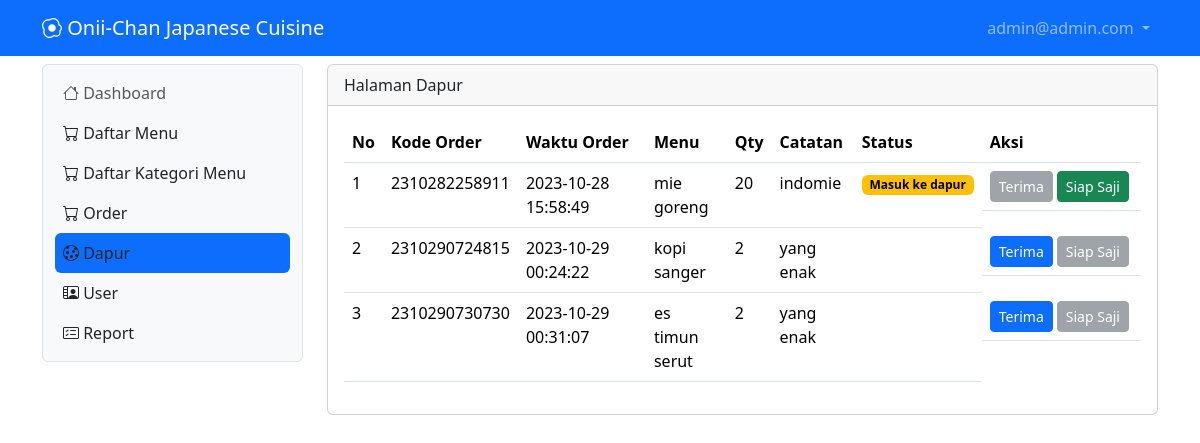
Page /dapur (signed in) on the committed database.
### tables this page shows
CREATE TABLE `tb_user` (
  `id` int(11) NOT NULL,
  `nama` varchar(100) NOT NULL,
  `username` varchar(50) NOT NULL,
  `password` varchar(50) NOT NULL,
  `level` int(11) NOT NULL,
  `nohp` varchar(15) NOT NULL,
  `alamat` varchar(300) NOT NULL
);

CREATE TABLE `tb_list_order` (
  `id_list_order` int(11) NOT NULL,
  `menu` int(100) NOT NULL,
  `pesanan` bigint(100) NOT NULL,
  `jumlah` int(100) NOT NULL,
  `catatan` varchar(500) NOT NULL,
  `status` int(11) NOT NULL
);

CREATE TABLE `tb_order` (
  `id_order` bigint(11) NOT NULL,
  `pelanggan` varchar(100) NOT NULL,
  `meja` int(11) NOT NULL,
  `pelayan` int(11) NOT NULL,
  `waktu_order` timestamp NOT NULL DEFAULT current_timestamp() ON UPDATE current_timestamp()
);

CREATE TABLE `tb_daftar_menu` (
  `id` int(11) NOT NULL,
  `foto` varchar(200) NOT NULL,
  `nama_menu` varchar(200) NOT NULL,
  `keterangan` varchar(200) NOT NULL,
  `kategori` int(50) NOT NULL,
  `harga` int(11) NOT NULL,
  `stok` varchar(100) NOT NULL
);

### dapur.php (the view, shortened to what this page needs)
<?php
include "proses/connect.php";
$query = mysqli_query($conn, "SELECT * FROM tb_list_order
    LEFT JOIN tb_order ON tb_order.id_order = tb_list_order.pesanan
    LEFT JOIN tb_daftar_menu ON tb_daftar_menu.id = tb_list_order.menu
    LEFT JOIN tb_bayar ON tb_bayar.id_bayar = tb_order.id_order ORDER BY waktu_order ASC
    ");
while ($record = mysqli_fetch_array($query)) {
    $result[] = $record;
}
?>
<div class="col-lg-9 mt-2">
    <div class="card">
        <div class="card-header">
            Halaman Dapur
        </div>
        <div class="card-body">
            <?php
            if (empty($result)) {
                echo "Data pesanan makanan atau minuman tidak ada";
            } else {
            ?>
                <div class="table-responsive">
                    <table class="table table-hover">
                        <thead>
                            <tr class="text-nowrap">
                                <th scope="col">No</th>
                                <th scope="col">Kode Order</th>
                                <th scope="col">Waktu Order</th>
                                <th scope="col">Menu</th>
                                <th scope="col">Qty</th>
                                <th scope="col">Catatan</th>
                                <th scope="col">Status</th>
                                <th scope="col">Aksi</th>
                            </tr>
                        </thead>
                        <tbody>
                            <?php
                            $no = 1;
                            foreach ($result as $row) {
                            ?>
                                <tr>
                                    <td><?php echo $no++;?></td>
                                    <td><?php echo $row['pesanan'] ?></td>
                                    <td><?php echo $row['waktu_order'] ?></td>
                                    <td><?php echo $row['nama_menu'] ?></td>
                                    <td><?php echo $row['jumlah'] ?></td>
                                    <td><?php echo $row['catatan'] ?></td>
                                    <td><?php if($row['status'] == 1){
                                        echo "<span class='badge text-bg-warning'>Masuk ke dapur</span>";
                                    }elseif($row['status'] == 2){
                                        echo "<span class='badge text-bg-primary'>Siap saji</span>";
                                    }
                                      ?></td>
                                    <td class="d-flex">
                                        <div class="d-flex">
                                            <button class="<?php echo (!empty($row['status'])) ? "btn btn-secondary btn-sm me-1 disabled" : "btn btn-primary btn-sm me-1";?>" data-bs-toggle="modal" data-bs-target="#terima<?php echo $row['id_list_order'] ?>">Terima</button>
                                            <button class="<?php echo (empty($row['status']) || $row['status'] != 1 ) ? "btn btn-secondary btn-sm me-1 disabled" : "btn btn-success btn-sm me-1 text-nowrap";?>" data-bs-toggle="modal" data-bs-target="#siapsaji<?php echo $row['id_list_order'] ?>">Siap Saji</button>
                                        </div>
                                    </td>
                                </tr>
                            <?php
                            }
                            ?>
                        </tbody>
                    </table>
                </div>
            <?php } ?>
        </div>
    </div>
</div>

### header.php (shortened to what this page needs)
<nav class="navbar navbar-expand navbar-dark bg-primary sticky-top">
    <div class="container-lg">
        <a class="navbar-brand" href="."><i class="bi bi-egg-fried"></i> Onii-Chan Japanese Cuisine</a>
        <div class="collapse navbar-collapse justify-content-end" id="navbarNavDropdown">
            <ul class="navbar-nav">
                <li class="nav-item dropdown">
                    <a class="nav-link dropdown-toggle" href="#" role="button" data-bs-toggle="dropdown" aria-expanded="false">
                        <?php echo $hasil['username']; ?>
                    </a>
                </li>
            </ul>
        </div>
    </div>
</nav>

### rows in the picture
tb_user: username "admin@admin.com"
tb_list_order: pesanan "2310282258911", pesanan.waktu_order "2023-10-28 15:58:49", menu.nama_menu "mie goreng", jumlah "20", catatan "indomie", status "Masuk ke dapur"
tb_list_order: pesanan "2310290724815", pesanan.waktu_order "2023-10-29 00:24:22", menu.nama_menu "kopi sanger", jumlah "2", catatan "yang enak"
tb_list_order: pesanan "2310290730730", pesanan.waktu_order "2023-10-29 00:31:07", menu.nama_menu "es timun serut", jumlah "2", catatan "yang enak"
